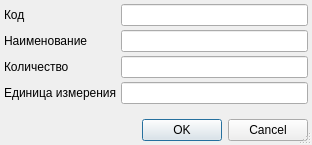
<?xml version="1.0" encoding="UTF-8"?>
<ui version="4.0">
 <class>RBMealEditorDialog</class>
 <widget class="QDialog" name="RBMealEditorDialog">
  <property name="geometry">
   <rect>
    <x>0</x>
    <y>0</y>
    <width>312</width>
    <height>145</height>
   </rect>
  </property>
  <property name="windowTitle">
   <string>ChangeMe!</string>
  </property>
  <property name="sizeGripEnabled">
   <bool>true</bool>
  </property>
  <layout class="QGridLayout">
   <property name="margin">
    <number>4</number>
   </property>
   <property name="spacing">
    <number>4</number>
   </property>
   <item row="0" column="1">
    <widget class="QLineEdit" name="edtCode"/>
   </item>
   <item row="7" column="0" colspan="2">
    <widget class="QDialogButtonBox" name="buttonBox">
     <property name="orientation">
      <enum>Qt::Horizontal</enum>
     </property>
     <property name="standardButtons">
      <set>QDialogButtonBox::Cancel|QDialogButtonBox::Ok</set>
     </property>
    </widget>
   </item>
   <item row="6" column="0">
    <spacer>
     <property name="orientation">
      <enum>Qt::Vertical</enum>
     </property>
     <property name="sizeHint" stdset="0">
      <size>
       <width>103</width>
       <height>16</height>
      </size>
     </property>
    </spacer>
   </item>
   <item row="3" column="0">
    <widget class="QLabel" name="lblAmount">
     <property name="text">
      <string>Количество</string>
     </property>
     <property name="buddy">
      <cstring>edtName</cstring>
     </property>
    </widget>
   </item>
   <item row="3" column="1">
    <widget class="QLineEdit" name="edtAmount"/>
   </item>
   <item row="1" column="1">
    <widget class="QLineEdit" name="edtName"/>
   </item>
   <item row="1" column="0">
    <widget class="QLabel" name="lblName">
     <property name="text">
      <string>Наименование</string>
     </property>
     <property name="buddy">
      <cstring>edtName</cstring>
     </property>
    </widget>
   </item>
   <item row="0" column="0">
    <widget class="QLabel" name="lblCode">
     <property name="text">
      <string>Код</string>
     </property>
     <property name="buddy">
      <cstring>edtCode</cstring>
     </property>
    </widget>
   </item>
   <item row="4" column="0">
    <widget class="QLabel" name="lblUnit">
     <property name="text">
      <string>Единица измерения</string>
     </property>
     <property name="buddy">
      <cstring>edtName</cstring>
     </property>
    </widget>
   </item>
   <item row="4" column="1">
    <widget class="QLineEdit" name="edtUnit"/>
   </item>
  </layout>
 </widget>
 <tabstops>
  <tabstop>edtCode</tabstop>
  <tabstop>edtName</tabstop>
  <tabstop>buttonBox</tabstop>
 </tabstops>
 <resources/>
 <connections>
  <connection>
   <sender>buttonBox</sender>
   <signal>accepted()</signal>
   <receiver>RBMealEditorDialog</receiver>
   <slot>accept()</slot>
   <hints>
    <hint type="sourcelabel">
     <x>162</x>
     <y>99</y>
    </hint>
    <hint type="destinationlabel">
     <x>117</x>
     <y>106</y>
    </hint>
   </hints>
  </connection>
  <connection>
   <sender>buttonBox</sender>
   <signal>rejected()</signal>
   <receiver>RBMealEditorDialog</receiver>
   <slot>reject()</slot>
   <hints>
    <hint type="sourcelabel">
     <x>238</x>
     <y>99</y>
    </hint>
    <hint type="destinationlabel">
     <x>247</x>
     <y>107</y>
    </hint>
   </hints>
  </connection>
 </connections>
</ui>
